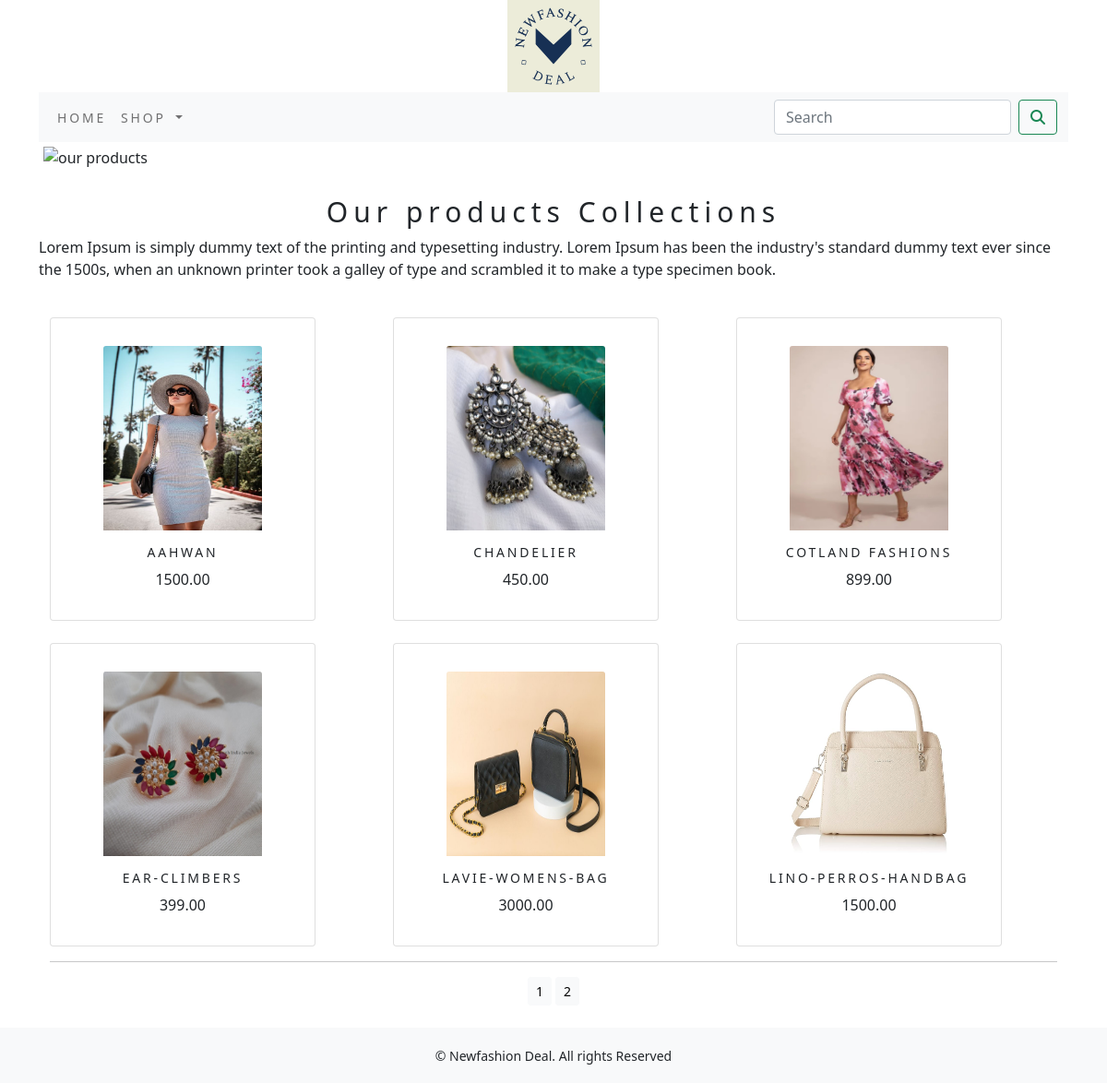
The page / on the database its author committed.
### ecommerceapp/models.py (models this page shows, shortened)
class Product(models.Model):
    name=models.CharField(max_length=250,unique=True)
    slug=models.SlugField(max_length=250,unique=True)
    description=models.TextField(blank=True)
    price=models.DecimalField(max_digits=10,decimal_places=2)
    category=models.ForeignKey(Category,on_delete=models.CASCADE)
    image = models.ImageField(upload_to='Product', blank=True)
    stock=models.IntegerField()
    avilable=models.BooleanField(default=True)
    created=models.DateTimeField(auto_now_add=True)
    updated=models.DateTimeField(auto_now=True)
    def get_url(self):
        return reverse('ecommerceapp:prodCatdetail',args=[self.category.slug, self.slug])
    class Meta:
         ordering=('name',)
         verbose_name='Product'
         verbose_name_plural='Products'

### ecommerceapp/views.py (the view)
# urls.py: path('',views.allProductCat, name='allProductCat'),
def allProductCat(request,c_slug=None):
    c_page=None
    Products_list=None
    if c_slug!=None:
        c_page=get_object_or_404(Category,slug=c_slug)
        Products_list=Product.objects.all().filter(category=c_page,avilable=True)
    else:
        Products_list=Product.objects.all().filter(avilable=True)
    paginator= Paginator(Products_list,6)
    try:
        page = int(request.GET.get('page','1'))
    except:
        page=1
    try:
        Products=paginator.page(page)
    except (EmptyPage,InvalidPage):
        Products=paginator.page(Paginator.num_pages)
    return render(request,"category.html",{'category': c_page,'products':Products})

### cart_app/context_processors.py (called while the page is built)
def counter(request):
    item_count=0
    if 'admin' in request.path:
        return {}
    else:
        try:
            cart=Cart.objects.filter(cart_id=_cart_id(request))
            cart_items=CartItem.objects.all().filter(cart=cart[:1])
            for car_item in cart_items:
                item_count += car_item.quantity
        except Cart.DoesNotExist:
            item_count = 0
    return dict(item_count=item_count)

### cart_app/views.py (called while the page is built)
def _cart_id(request):
    cart_app=request.session.session_key
    if not cart_app:
        cart=request.session.create()
    return cart_app

### ecommerceapp/context_processors.py (called while the page is built)
def menu_links(request):
    links = Category.objects.all()
    return dict(links=links)

### ecommerceapp/models.py (called while the page is built)
    def get_url(self):
        return reverse('ecommerceapp:product_by_category', args=[self.slug])

### template/category.html (shortened to what this page needs)
{% extends 'base.html' %}
{% load static %}
{% block content %}
  <div class="mx_auto">
    {% if category %}
      <div>
        <div class="row my_row_class">
          <div class="mx-auto">
            <p><a href="{% url 'ecommerceapp:allProductCat' %}">Our product Collections</a> {{category.name}}</p>
          </div>
        </div>
      </div>
      <img class="my_image" src="{{category.image.url}}" alt="{{category.name}}">
      <br>
      <div>
        <h1 class="text-center my_title">{{category.name}}</h1>
        <p class="text-justify">{{category.description}}</p>
      </div>
    {% else %}
      <div>
        <img class="my_image my_image_padding" src="{% static 'img/banner.png' %}" alt="our products" width="1500px;">
      </div>
      <br>
      <div>
        <h1 class="text-center my_title">Our products Collections</h1>
        <p class="text-justify">Lorem Ipsum is simply dummy text of the printing and typesetting industry. Lorem Ipsum has been the industry's standard dummy text ever since the 1500s, when an unknown printer took a galley of type and scrambled it to make a type specimen book.</p>
      </div>
    {% endif %}
    <div class="container">
      <div class="row mx_auto">
        {% for Product in products.object_list %}
          <div class="my_bottom_margin col-9 col-sm-12 col-md-4 col-lg-4"><br>
            <div class="card text-center" style="min-width:18rem;">
              <a href="{{Product.get_url}}"><img class="card-img-top my_image" src="{{Product.image.url}}" alt="{{Product.name}}"></a>
              <div class="card-body">
                <h4>{{Product.name}}</h4>
                <p>{{Product.price}}</p>
              </div>
            </div>
          </div>
        {% endfor %}
      </div>
      <div class="mx-auto">
        {% if products.paginator.num_pages > 1 %}
          <hr>
          <div class="text-center">
            {% for pg in products.paginator.page_range %}
              <a href="?page={{pg}}" class="btn btn-light btn-sm {% if products.number == pg %}active{% endif %}">{{pg}}</a>
            {% endfor %}
          </div>
        {% endif %}
      </div>
      <br>
    </div>
  </div>
{% endblock %}

### template/base.html (shortened to what this page needs)
{% load static %}
<!DOCTYPE html>
<html lang="en">
<head>
    <link href="{% static 'css/bootstrap.min.css' %}" rel="stylesheet">
    <link rel="stylesheet" href="{% static 'css/custom.css' %}">
</head>
<body>
<div class="container">
    {% include 'header.html' %}
    {% include 'navbar.html' %}
    {% block content %}
    {% endblock %}
</div>
{% include 'footer.html' %}
</body>
</html>

### template/header.html
{% load static %}
<header>
    <center>
        <a href="{% url 'ecommerceapp:allProductCat' %}"> <img src="{% static 'img/logo.png' %}" alt="logimage" width="100px;" height="100px;">
    </center>
</header>

### template/navbar.html (shortened to what this page needs)
<nav class="navbar navbar-expand-lg navbar-light bg-light">
  <div class="container-fluid">
    <div class="collapse navbar-collapse" id="navbarSupportedContent">
      <ul class="navbar-nav me-auto mb-2 mb-lg-0 ">
        <li class="nav-item">
          <a class="nav-link" href="">Home</a>
        </li>
        <li class="nav-item dropdown {% if 'ecommerceapp' in request.path %} active {% endif %}">
          <a class="nav-link dropdown-toggle" href="#" id="navbarDropdown" role="button" data-bs-toggle="dropdown" aria-expanded="false">
            shop
          </a>
        </li>
      </ul>
      <form class="d-flex" action="{% url 'search_app:SearchResult' %}" method="get">
        <input class="form-control me-2" type="search" placeholder="Search" name="q" aria-label="Search">
        <button class="btn btn-outline-success" type="submit"><i class="fa-solid fa-magnifying-glass"></i></button>
      </form>
    </div>
  </div>
</nav>

### template/footer.html
<div class="footer navbar-fixed-bottom my_footer">
  <p class="text-center">&copy; Newfashion Deal. All rights Reserved</p>
</div>

### static/css/custom.css (style rules this page uses)
.nav-item { letter-spacing : .2em; font-size:14px; text-transform:uppercase; }
.my_footer { background-color:#f8f9fa; height:60px; }
.my_footer p { padding-top:20px; font-size:14px; }
.my_image { width:100%; height:auto; }
.my_title { font-size:30px; text_transform:uppercase; letter-spacing:.2em; }
.my_image_padding { padding:5px; }
.my_bottom_margin { margin_bottom:5px; }
.card-body h4 { font-size:14px; text_transform:uppercase; letter-spacing:.2em; }
.card { width: 200px; }
.card img { width: 60%; height: 200px; margin-top:30px; }

### rows shown on the page
Product: image (picture), name "AAHWAN", price "1500.00"
Product: image (picture), name "CHANDELIER", price "450.00"
Product: image (picture), name "COTLAND FASHIONS", price "899.00"
Product: image (picture), name "EAR-CLIMBERS", price "399.00"
Product: image (picture), name "LAVIE-WOMENS-BAG", price "3000.00"
Product: image (picture), name "LINO-PERROS-HANDBAG", price "1500.00"

### other values the page prints
{{ pg }} "1" "2"
